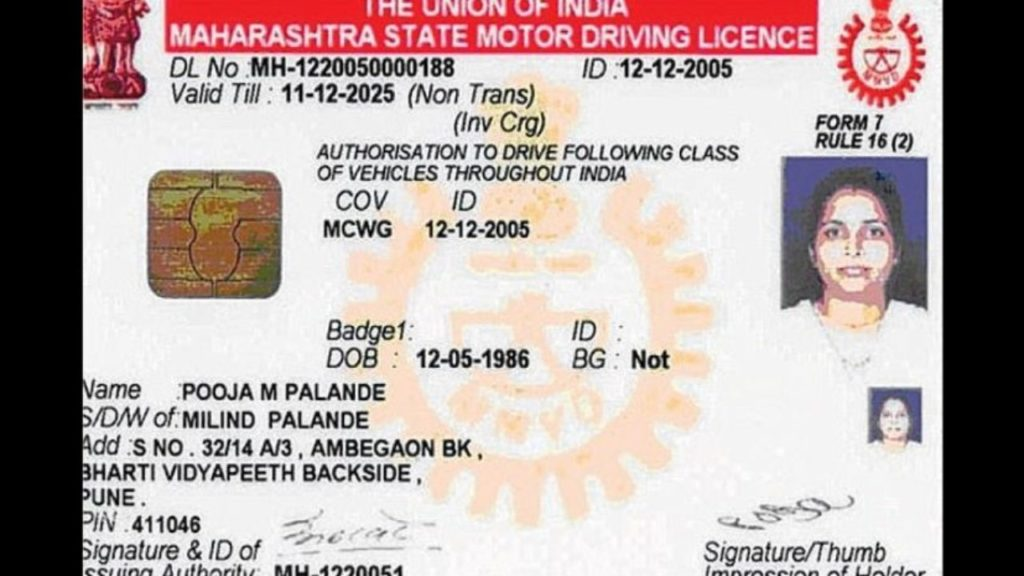
#> input picture DL/test1.jpeg, 1024 x 576 px, found by its file name; its folder holds only this picture in this run
$ jupyter execute --allow-errors OCR_DL.ipynb
#> lines starting #> are read from the running program, lines starting #| are printed output that depends on the picture
[cell 1]
import numpy as np
import pytesseract
from PIL import Image
import cv2
import os,argparse
import matplotlib.pyplot as plt
import re
import ftfy
import sys
import json
import io

# read the images with text
folder_dir = r"C:\Users\VSK\Downloads\OCR\Images\DL"

for images in os.listdir(folder_dir):
    if (images.endswith(".png") or images.endswith(".jpg") or images.endswith(".jpeg")):
        print(images)

# read the images with text
images = []
def load_images(folder):
#> called with folder = 'C:\\Users\\VSK\\Downloads\\OCR\\Images\\DL'
    for filename in os.listdir(folder):
        try:
            img = plt.imread(os.path.join(folder, filename))
#> img is the input picture: shape (576, 1024, 3); mean R, G, B 180.1, 165.2, 163.2
            if img is not None:
                images.append(img)
                plt.imshow(img)
                plt.show()

        except:
            print("Cant import " + filename)
    return images

load_images(folder_dir)

# resize the images
def resize_imgs():
    for img in images:
        img = cv2.resize(img, None, fx=2, fy=2, interpolation=cv2.INTER_CUBIC)
        # convert to grayscale image
        img = cv2.cvtColor(img, cv2.COLOR_BGR2GRAY)
        plt.imshow(img)
        plt.show()
#> this loop made 1 pass
#> pass 1, in resize_imgs, `img = cv2.cvtColor(img, cv2.COLOR_BGR2GRAY)`:
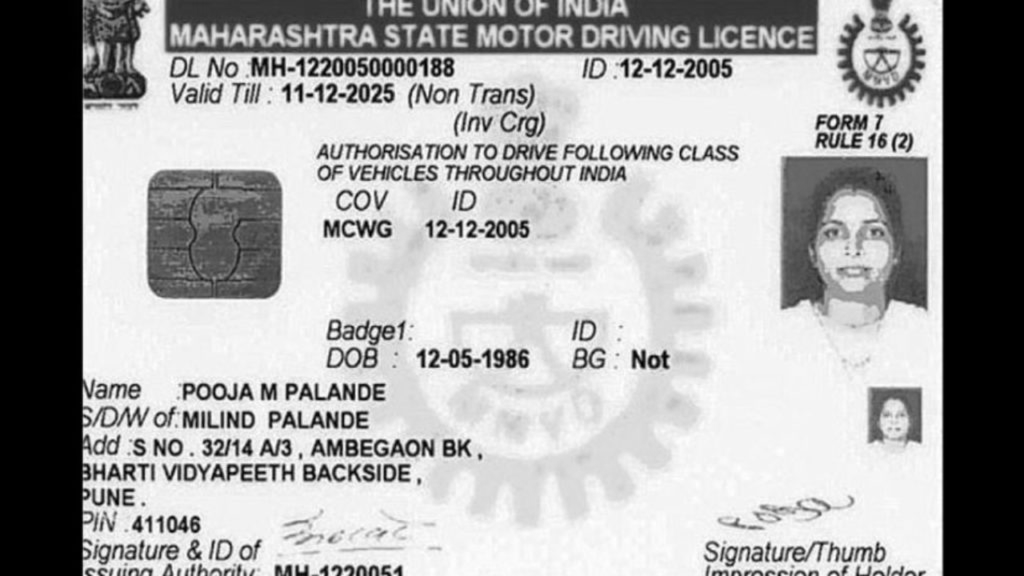
#> img: shape (1152, 2048) (shown at 1/2 size); min 0, max 255, mean 166.3

resize_imgs()

#Convert image to text
# Defining path to tesseract.exe and the image
path_to_tesseract = r"C:\Program Files\Tesseract-OCR\tesseract.exe"
pytesseract.tesseract_cmd = path_to_tesseract
# Extract the text from the images
path_to_images = r"C:\Users\VSK\Downloads\OCR\Images\DL"
output_file = r"C:\Users\VSK\Downloads\OCR\Images\output.txt"

def convert_to_text():
    # Iterating the images inside the folder
    for imageName in os.listdir(path_to_images):
        inputPath = os.path.join(path_to_images, imageName)
        img = Image.open(inputPath)

        # Extract text from image
        text = pytesseract.image_to_string(img, lang ="eng")

        # Write to a .txt file
        text_output = open(output_file, "a+")
        # providing the name of the image
        text_output.write(imageName + "\n")
        # providing the content in the image
        text_output.write(text + "\n")
        text_output.close()

        # Read the .txt file
        file = open(output_file, 'r')
        text = file.read()
        file.close()

        text = ftfy.fix_text(text)
        text = ftfy.fix_encoding(text)
#> (the rest of this cell did not finish here and is left out)
